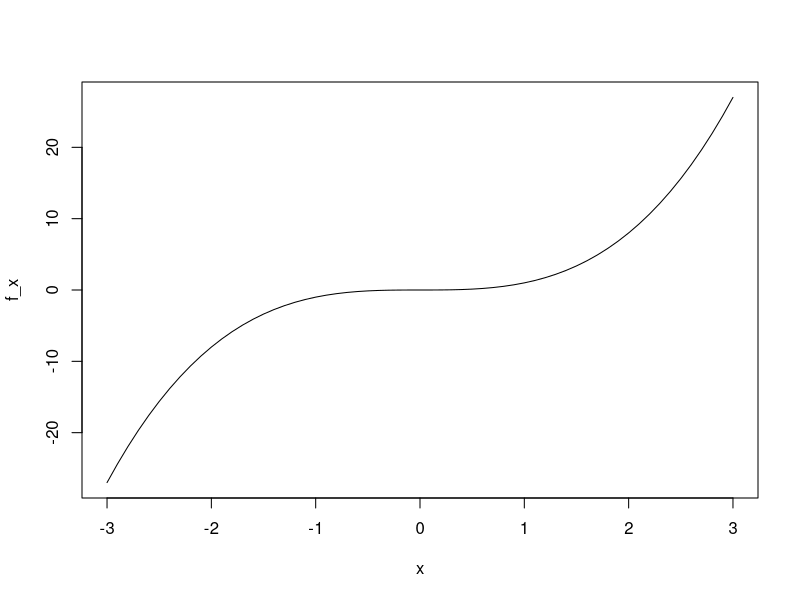
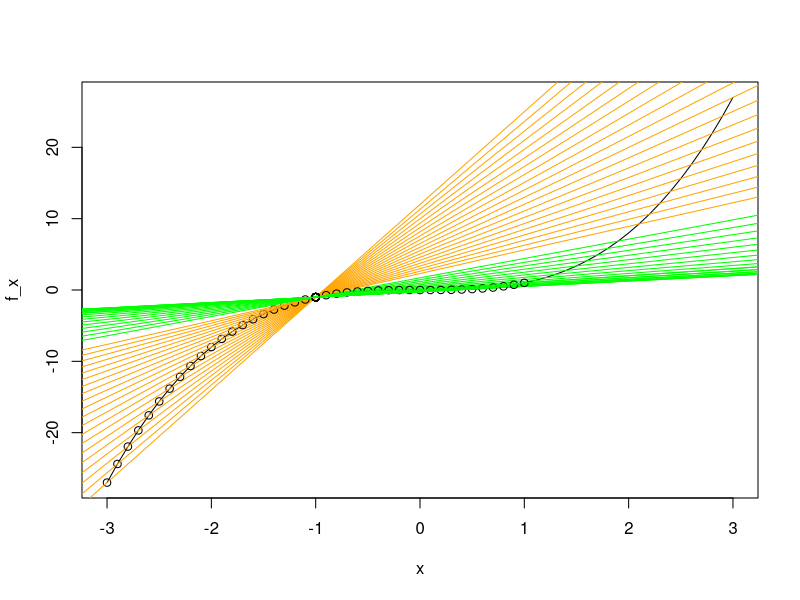

Recreate these plots in R, in order.
# A little project I did on a flight from BZN to Houston
# Date? Early winter 2018?
# Basically, I wanted a visually representation of secant lines approaching the tangent line from either direction
# Difference Eqn: f(x) = f(x + h) - f(x)/(x + h)
# Derivative is lim h->0

x <- seq(-3,3,0.1)
y <- seq(1,10,1)
f <- function(x){
  y <- x^3
  return(y)
}
f. <- function(x,h){
  y. <- (f(x + h) - f(x) )/(x + h)
  return(y.)
}
point.x <- function(x1,x2){
  y1 <- f(x = x1)
  y2 <- f(x = x2)
  pt1 <- c(x1,y1)
  pt2 <- c(x2,y2)
  pts <- c(pt1,pt2)
  return(pts)
  #Get a secant going
  #Get a tangent going
  #plot both
  #get it so can inch h -> x
}
slope.x <- function(x1,y1,x2,y2){
  m <- (y2 - y1)/(x2 - x1)
  return(m)
}
intcpt.x <- function(x1,y1,m){
  # y = mx + b
  b = y1 - m*x1
  return(b)
}
secant <- function(x_0, xph, color){
  
  pts <- point.x(x1 = x_0, x2 = xph)
  #print(pts)
  #abline(v=xph)
  #abline(v = x_0)
  points(x = pts[1], y = pts[2])
  points(x = pts[3], y = pts[4])
  m <- slope.x(x1 = pts[1],y1 = pts[2],x2 = pts[3],y2 = pts[4])
  b <- intcpt.x(x1 = pts[1], y1 = pts[2], m = m)
  abline(a = b, b = m, col = color) #secant line
  return(m)
}
secants <- function(x_0, xph.range, color){
  sec <- NULL
  for(i in 1:length(xph.range)){
    sec[i] <- secant(x = x_0, xph = xph.range[i], color = color)
  }
  return(sec)
}
left_right_secants <- function(x_0, width, fineness, color_left, color_right){
  left_side <- seq(x_0 - width, x_0 - fineness, fineness)
  right_side <- seq(x_0 + fineness, x_0 + width, fineness)
  sec_left <- secants(x_0, xph.range = left_side, color = color_left)
  sec_right <- secants(x_0, xph.range = right_side, color = color_right)
  
  print(c("From left:",sort(sec_left, decreasing = TRUE)))
  print(c("From right:",sort(sec_right, decreasing = TRUE)))
  sec_right_sort <- sort(sec_right, decreasing = TRUE)
  sec_left_sort <- sort(sec_left, decreasing = FALSE)
  
  
  #more cases ? this isn't working quite right, probably more trickery to get it
  #in < case, it can pick both from right, need to fix that
  if(x_0 < 0){
    print(paste("Tangent slope is between", min(sec_right_sort[length(sec_right)], sec_left[length(sec_left)]), "and", max(sec_right_sort[length(sec_right)], sec_left[length(sec_left)]), "at x =", x_0))
  }else{
    print(paste("Tangent slope is between", min(sec_right_sort[length(sec_right)], sec_left_sort[length(sec_left_sort)]), "and", max(sec_right_sort[length(sec_right)], sec_left_sort[length(sec_left_sort)]), "at x =", x_0))
  }
    
  
  #print(paste("Tangent slope is between", min(sec_right_sort[length(sec_right)], sec_left[length(sec_left)]), "and", max(sec_right_sort[length(sec_right)], sec_left[length(sec_left)]), "at x =", x_0))
  print(paste("Secant line interations:", 2*length(sec_left)))
  
  #once the tangent slope range is correct, maybe average the two slopes from L/R
  #then use that slope in point slope form, use a point s.t. f' = m (I think)
  # or... use the two points that give those two slopes and point a line through those points   
  
  #plot(sec_left, ylim = c(min(sec_right,sec_left),max(sec_right,sec_left)))
  #points(sec_right_sort)
}

f_x <- f(x)
f_x
plot(x, f_x, type = "l")


xph <- 2
x_0 <- 7.5

xph.range <- seq(x_0 + 1, x_0 + 10, 1)

plot(x, f_x, type = "l")
left_right_secants(x_0 = -1, width = 2, fineness = 0.1, color_left = "orange", color_right = "green")


#BGD says "what about the quadratization of this bullshit?"
#Second degree (At most) approximation at any point.


#How many estimates? 
(2-1)/0.0001
(3-2)/0.0001
